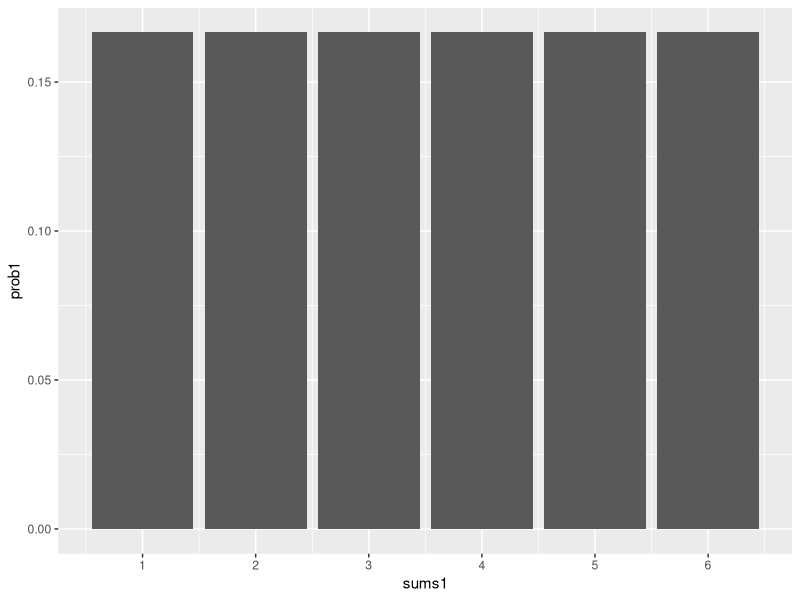
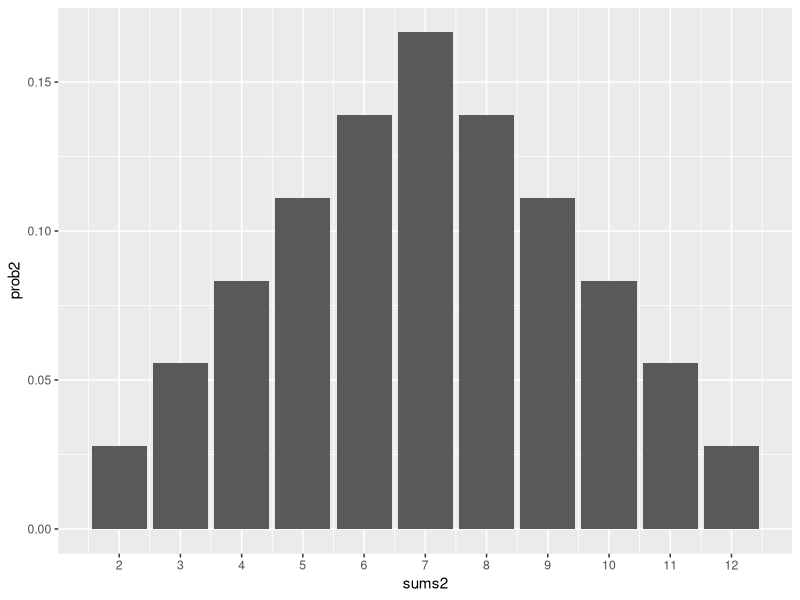
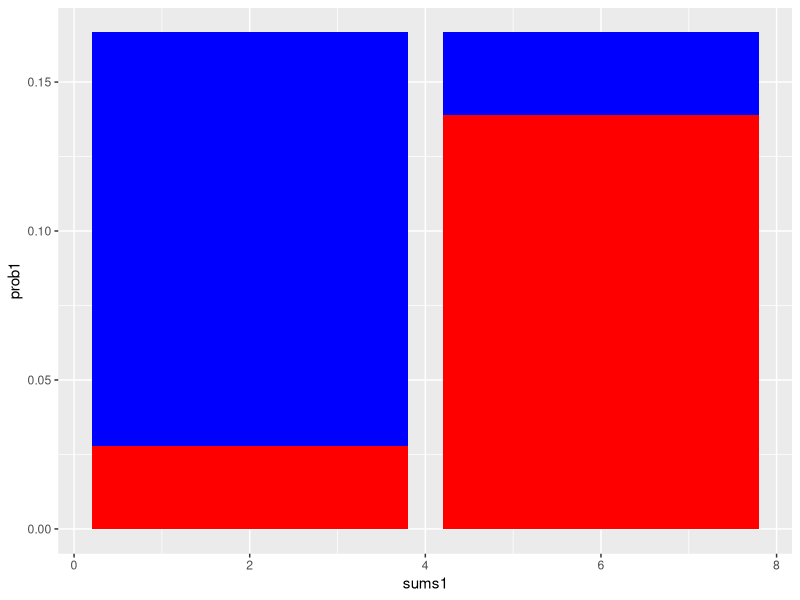

Here is the R script that generated these plots, in order:
## ---- chunk 1
rm(list=ls())
library(tidyverse)
## ---- chunk 2
T <- 6

T1 <- expand.grid(1:T)
T2 <- expand.grid(1:T, 1:T)

names(T2)[1] = "T"
names(T2)[2] = "T2"
## ---- chunk 3

T2$T2 <- rowSums(T2)


sums1 <- rowSums(T1)
sums2 <- rowSums(T2)


prob1 <- table(sums1) / length(sums1)
prob2 <- table(T2$T2) / 36

prob.dist1 <- data.frame(sums1 = as.integer(names(prob1)),
                        prob1 = as.numeric(prob1))


prob.dist2 <- data.frame(sums2 = as.integer(names(prob2)),
                        prob2 = as.numeric(prob2))

ggplot(prob.dist1, aes(x = sums1, y = prob1)) +
  geom_col() +
  scale_x_continuous(breaks = seq(1, 6, by = 1), 
                     labels = seq(1, 6, by = 1))

## ---- chunk 4
ggplot(prob.dist2, aes(x = sums2, y = prob2)) +
  geom_col() +
  scale_x_continuous(breaks = seq(2, 12, by = 1), 
                     labels = seq(2, 12, by = 1))
## ---- chunk 5
#Varians
T2$var <- apply(T2[, c("T","T2")],1,var)


#Standardavvik
T2$Sd <- apply(T2[, c("T","T2")],1,sd)


#Korvans
T2$cov <- cov(T2$T, T2$T2)

#Korelasjon
T2$kor <- T2$cov / (T2$T * T2$T2)

T2
## ---- chunk 6
probT <- prob.dist1[c(2,6),]
probT2 <- prob.dist2[c(1,5),]

ggplot() + 
  geom_col(data=probT, aes(x=sums1, y=prob1), fill='blue') + 
  geom_col(data=probT2, aes(x=sums2, y=prob2), fill='red')
## ---- chunk 7
#Av 36 totale utfall er det kun 6 utfall som gir like tall.

#1+1, 2+2, 3+3, 4+4, 5+5, 6+6.


'P(A)' <- sum(6/36)*100 # eller 1/6,

#Av 36 instanser ser vi at der finnes 6(7), 5(8), 4(9) og 3(10)

#dette kan vi bevise ved å printe ut instansene av disse 
#tallene i de sammenlagte summene.

print(filter(T2, T2 == '7')) # 6
print(filter(T2, T2 == '8')) # 5
print(filter(T2, T2 == '9')) # 4
print(filter(T2, T2 == '10')) # 3

'P(B)' <- sum((6+5+4+3)/36)*100 # 50 % eller 1/2

#2(1), 7(6), 8(5)

print(filter(T2, T2 == '2')) # 1
print(filter(T2, T2 == '7')) # 6
print(filter(T2, T2 == '8')) # 5

'P(C)' <- sum((2+7+8)/36)*100 # 47 % eller 17/36
## ---- chunk 8
'(A ∩ B ∩ C)' <- sum((0.13888889*100)) # = 13.888889
## ---- chunk 9
'(A ∩ B)' <-  sum((0.13888889*100)+(0.08333333*100)) # = 22.22222
